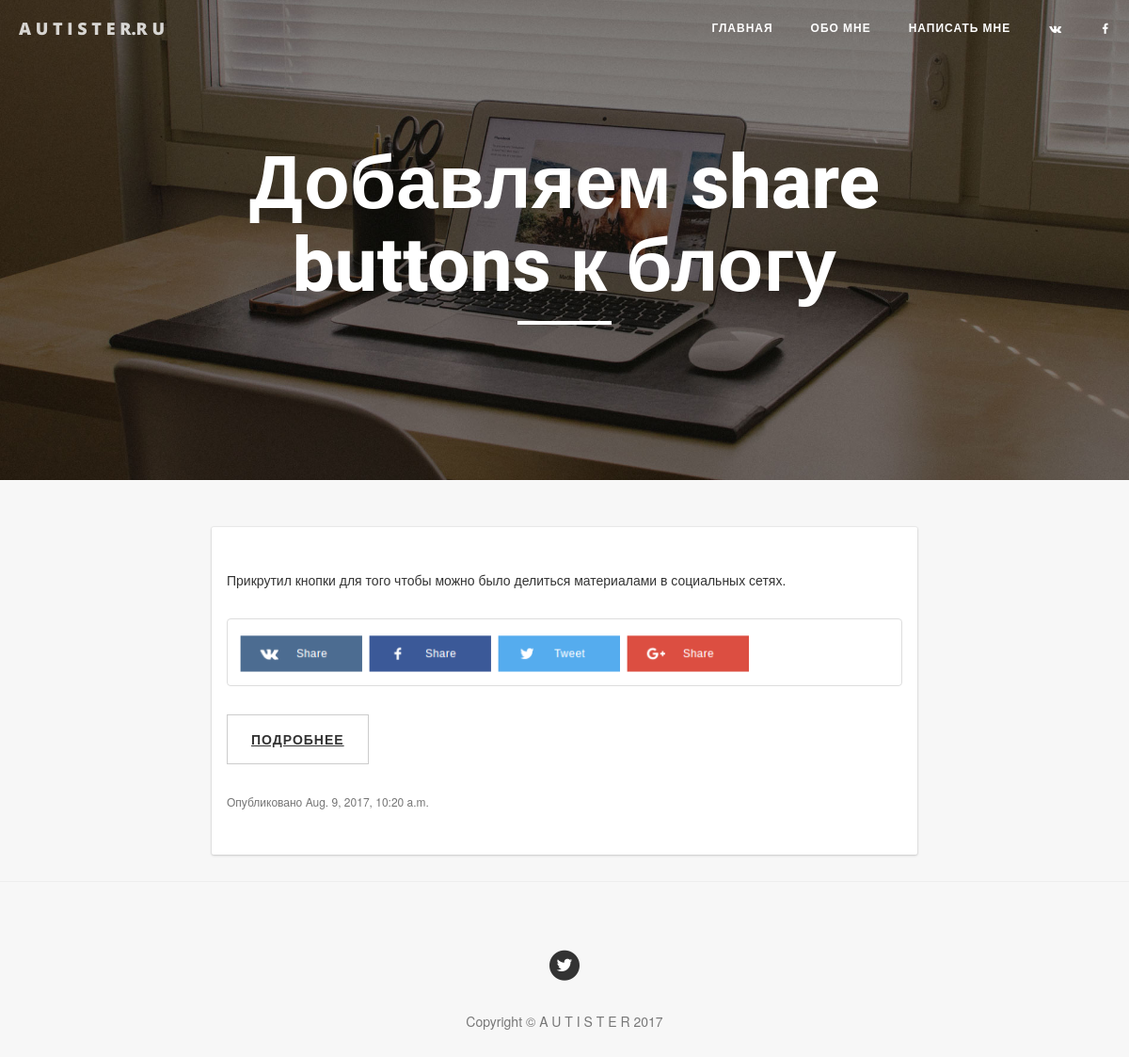
Page /post/42-dobavliaem-share-buttons-k-blogu/ on the committed database.
### autist/models.py (models this page shows, shortened)
class Post(models.Model):
    author = models.ForeignKey('auth.User')
    title = models.CharField(max_length=200)
    slug = models.CharField(verbose_name='Транслит', max_length=200, blank=True)  # Поле для записи ссылки
    text = RichTextUploadingField(blank=True, default='')
    created_date = models.DateTimeField(default=timezone.now)
    published_date = models.DateTimeField(blank=True, null=True)
    seo_title = models.CharField('Title', blank=True, max_length=250)
    seo_description = models.CharField('Description', blank=True, max_length=250)
    seo_keywords = models.CharField('Keywords', blank=True, max_length=250)

### autist/views.py (the view)
# urls.py: url(r'^post/(?P<slug>[^//]+)/$', views.post_detail, name='post_detail'),
def post_detail(request, slug):
    post = get_object_or_404(Post, slug=slug)
    return render(request, 'autist/post_detail.html', {'post': post})

### autist/templates/autist/post_detail.html (shortened to what this page needs)
{% extends 'autist/base.html' %}
{% block h1 %}
{{ post.title }}
{% endblock %}
    {% block content %}
     <div class="post-preview">
            			<p>{{ post.text|safe }}</p>
						{% if post.published_date %}
                		<p class="post-meta">Опубликовано {{ post.published_date }}</p>
            			{% endif %}
</div>
{% endblock %}

### autist/static/css/clean-blog.css (style rules this page uses)
body { font-family: "Helvetica Neue", Helvetica, Arial, sans-serif; font-size: 14px; color: #333333; }
p { line-height: 1.5; margin: 30px 0; }
p a { text-decoration: underline; }
a { color: #333333; }
.post-preview > .post-meta { font-size: 12px; line-height: 20px; color: #757575; }
.btn { font-family: 'Open Sans', 'Helvetica Neue', Helvetica, Arial, sans-serif; text-transform: uppercase; font-size: 14px; font-weight: 800; letter-spacing: 1px; border-radius: 0; padding: 15px 25px; }
body { -webkit-tap-highlight-color: #0085A1; }

### autist/static/css/style.css (style rules this page uses)
.post-preview { display: block; padding: 16px; -webkit-box-shadow: 0 1px 3px 0 rgba(0,0,0,0.16), 0 0 0 1px rgba(0,0,0,0.04); box-shadow: 0 1px 3px 0 rgba(0,0,0,0.16), 0 0 0 1px rgba(0,0,0,0.04); -webkit-transition: box-shadow .3s ease-in-out; transition: box-shadow .3s ease-in-out; background-color: #fff; -webkit-border-radius: 2px; border-radius: 2px; outline: none; margin-bottom: 8px; }
body { background-color: #f7f7f7; }
.post-meta { font-size: 12px; line-height: 20px; color: #757575; }

### rows in the picture
Post: title "Добавляем share buttons к блогу", text "Прикрутил кнопки для того чтобы можно было делиться материалами в социальных сетях. ПОДРОБНЕЕ", text (picture), published_date "Aug. 9, 2017, 10:20 a.m."
